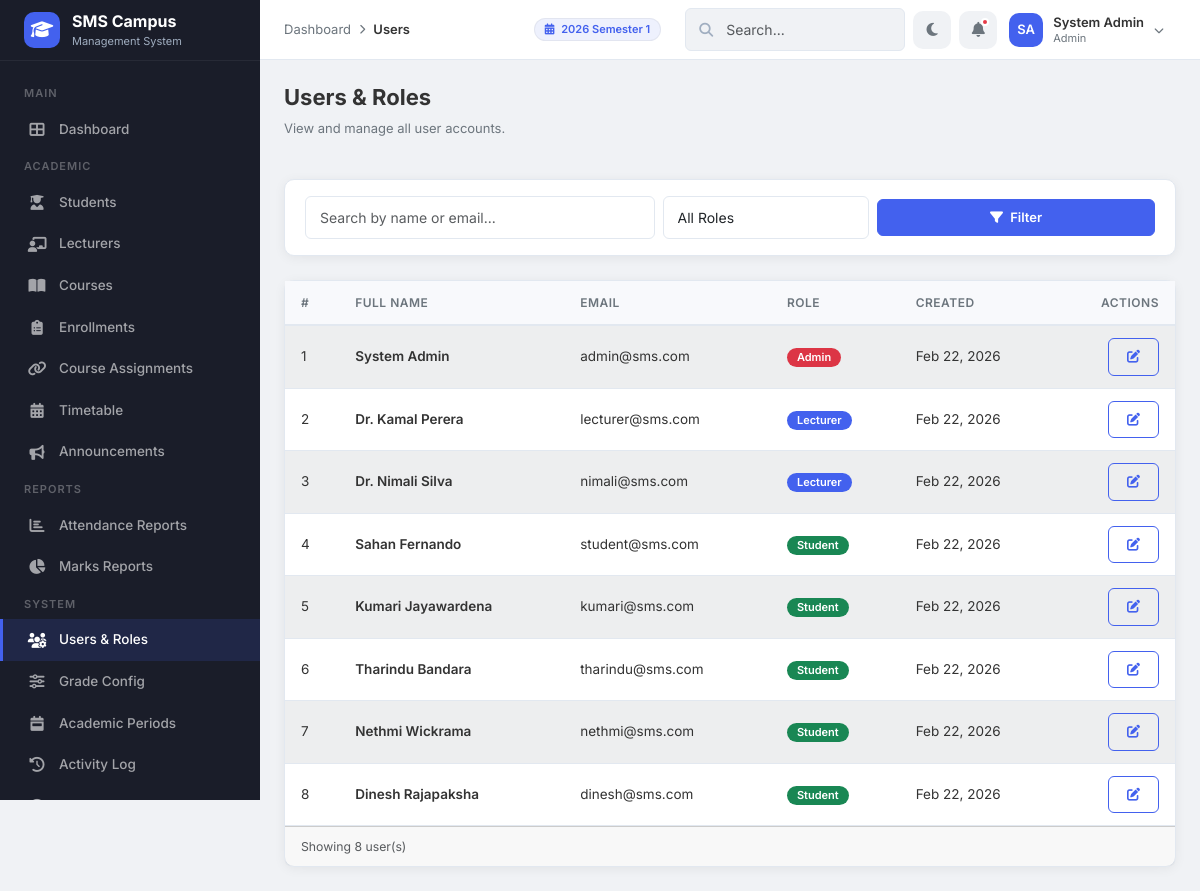
The app's page /modules/users/index.php (signed in) with its own data.
### tables this page shows
CREATE TABLE IF NOT EXISTS `academic_periods` (
    `period_id`  INT(11)      NOT NULL AUTO_INCREMENT,
    `name`       VARCHAR(100) NOT NULL,
    `start_date` DATE         NOT NULL,
    `end_date`   DATE         NOT NULL,
    `is_current` TINYINT(1)   NOT NULL DEFAULT 0,
    PRIMARY KEY (`period_id`)
);

CREATE TABLE IF NOT EXISTS `users` (
    `id`         INT(11)      NOT NULL AUTO_INCREMENT,
    `full_name`  VARCHAR(100) NOT NULL,
    `email`      VARCHAR(100) NOT NULL,
    `password`   VARCHAR(255) NOT NULL,
    `role`       ENUM('admin','lecturer','student') NOT NULL DEFAULT 'student',
    `created_at` TIMESTAMP    NOT NULL DEFAULT CURRENT_TIMESTAMP,
    PRIMARY KEY (`id`),
    UNIQUE KEY `uk_users_email` (`email`)
);

### includes/helpers.php (called while the page is built, shortened)
<?php
function e($value) {
    return htmlspecialchars($value ?? '', ENT_QUOTES, 'UTF-8');
}
?>

### modules/users/index.php (the view, shortened to what this page needs)
<?php
require_once '../../includes/helpers.php';
require_once '../../config/db.php';
$search     = trim($_GET['search'] ?? '');
$sql = "SELECT * FROM users WHERE 1=1";
$params = [];
$sql .= " ORDER BY created_at DESC";
$stmt = $pdo->prepare($sql);
$stmt->execute($params);
$users = $stmt->fetchAll();
$breadcrumbs = [
    ['label' => 'Dashboard', 'url' => '../../dashboards/admin_dashboard.php'],
    ['label' => 'Users']
];
require_once '../../includes/header.php';
?>
<div class="page-header">
    <div><h1>Users & Roles</h1><p>View and manage all user accounts.</p></div>
</div>
<div class="card mb-4">
    <div class="card-body py-3">
        <form method="GET" class="row g-2 align-items-center">
            <div class="col-md-5">
                <input type="text" class="form-control" name="search" placeholder="Search by name or email..." value="<?php echo e($search); ?>">
            </div>
            <div class="col-md-3">
                <select class="form-select" name="role">
                    <option value="">All Roles</option>
                </select>
            </div>
            <div class="col-md-4 d-flex gap-2">
                <button type="submit" class="btn btn-primary flex-fill"><i class="fas fa-filter me-1"></i> Filter</button>
            </div>
        </form>
    </div>
</div>
<div class="card table-card">
    <div class="table-responsive">
        <table class="table table-striped table-hover mb-0">
            <thead><tr><th>#</th><th>Full Name</th><th>Email</th><th>Role</th><th>Created</th><th class="text-end">Actions</th></tr></thead>
            <tbody>
                <?php if (count($users) > 0): ?>
                    <?php foreach ($users as $u):
                        $roleBadge = match($u['role']) {
                            'admin' => 'bg-danger',
                            'lecturer' => 'bg-primary',
                            default => 'bg-success'
                        };
                    ?>
                    <tr>
                        <td><?php echo $u['id']; ?></td>
                        <td class="fw-600"><?php echo e($u['full_name']); ?></td>
                        <td><?php echo e($u['email']); ?></td>
                        <td><span class="badge <?php echo $roleBadge; ?>"><?php echo ucfirst($u['role']); ?></span></td>
                        <td><?php echo date('M d, Y', strtotime($u['created_at'])); ?></td>
                        <td class="text-end">
                            <a href="edit.php?id=<?php echo $u['id']; ?>" class="btn btn-sm btn-outline-primary" title="Edit"><i class="fas fa-edit"></i></a>
                        </td>
                    </tr>
                    <?php endforeach; ?>
                <?php endif; ?>
            </tbody>
        </table>
    </div>
    <?php if (count($users) > 0): ?>
    <div class="card-footer text-muted"><small>Showing <?php echo count($users); ?> user(s)</small></div>
    <?php endif; ?>
</div>
<?php require_once '../../includes/footer.php'; ?>

### includes/header.php (shortened to what this page needs)
<?php
if (!isset($hideSearch))   $hideSearch  = false;
if (!isset($isLoginPage)) $isLoginPage = false;
$_scriptPath = $_SERVER['SCRIPT_NAME'];
if (strpos($_scriptPath, '/dashboards/') !== false) {
    $assetBase = '../assets/';
} elseif (strpos($_scriptPath, '/modules/') !== false) {
    $assetBase = '../../assets/';
} else {
    $assetBase = 'assets/';
}
if (strpos($_scriptPath, '/dashboards/') !== false) {
    $includeBase = '../includes/';
} elseif (strpos($_scriptPath, '/modules/') !== false) {
    $includeBase = '../../includes/';
} else {
    $includeBase = 'includes/';
}
$userName   = $_SESSION['full_name'] ?? 'User';
$userRole   = $_SESSION['role'] ?? 'guest';
$nameParts  = explode(' ', $userName);
$_initials  = strtoupper(substr($nameParts[0], 0, 1));
if (count($nameParts) > 1) {
    $_initials .= strtoupper(substr(end($nameParts), 0, 1));
}
?>
<!DOCTYPE html>
<html lang="en">
<head>
    <link href="https://cdn.jsdelivr.net/npm/bootstrap@5.3.3/dist/css/bootstrap.min.css" rel="stylesheet">
    <link href="https://cdnjs.cloudflare.com/ajax/libs/font-awesome/6.5.1/css/all.min.css" rel="stylesheet">
    <link href="<?php echo $assetBase; ?>css/style.css" rel="stylesheet">
</head>
<body class="<?php echo $isLoginPage ? 'login-body' : ''; ?>">
<?php if (!$isLoginPage): ?>
    <?php require_once $includeBase . 'sidebar.php'; ?>
    <header class="topbar">
        <div class="topbar-left">
            <?php if (!empty($breadcrumbs)): ?>
            <div class="breadcrumb-nav">
                <?php foreach ($breadcrumbs as $i => $crumb): ?>
                    <?php if ($i > 0): ?><span class="separator"><i class="fas fa-chevron-right"></i></span><?php endif; ?>
                    <?php if (isset($crumb['url'])): ?>
                        <a href="<?php echo $crumb['url']; ?>"><?php echo htmlspecialchars($crumb['label']); ?></a>
                    <?php else: ?>
                        <span class="current"><?php echo htmlspecialchars($crumb['label']); ?></span>
                    <?php endif; ?>
                <?php endforeach; ?>
            </div>
            <?php endif; ?>
        </div>
        <div class="topbar-right">
            <div class="d-none d-md-flex align-items-center me-3" style="font-size: 13px;">
                <?php
                $currentPeriodName = 'No Active Period';
                if (isset($pdo)) {
                    try {
                        $cpStmt = $pdo->query("SELECT name FROM academic_periods WHERE is_current = 1 LIMIT 1");
                        if ($cp = $cpStmt->fetch()) {
                            $currentPeriodName = $cp['name'];
                        }
                    } catch (PDOException $e) {}
                }
                ?>
                <span class="badge" style="background:var(--primary-light); color:var(--primary); padding: 5px 10px; border: 1px solid rgba(0,0,0,0.05);"><i class="fas fa-calendar-alt me-1"></i> <?php echo htmlspecialchars($currentPeriodName); ?></span>
            </div>
            <?php if (!$hideSearch): ?>
            <div class="search-box d-none d-md-block" style="width:220px;">
                <i class="fas fa-search"></i>
                <input type="text" class="form-control form-control-sm" placeholder="Search...">
            </div>
            <?php endif; ?>
            <button class="topbar-icon-btn" id="darkModeToggle" title="Toggle Dark Mode">
                <i class="fas fa-moon"></i>
            </button>
            <button class="topbar-icon-btn" title="Notifications">
                <i class="fas fa-bell"></i>
                <span class="notification-dot"></span>
            </button>
            <div class="dropdown">
                <div class="user-dropdown" data-bs-toggle="dropdown" aria-expanded="false">
                    <div class="avatar-sm"><?php echo $_initials; ?></div>
                    <div class="user-meta d-none d-sm-block">
                        <div class="name"><?php echo htmlspecialchars($userName); ?></div>
                        <div class="role"><?php echo ucfirst($userRole); ?></div>
                    </div>
                    <i class="fas fa-chevron-down" style="font-size:10px; color:var(--text-muted);"></i>
                </div>
            </div>
        </div>
    </header>
    <main class="main-content">
<?php endif; ?>

### records on screen
academic_periods: name "2026 Semester 1"
users: id "1", full_name "System Admin", email "admin@sms.com", role "Admin", created_at "Feb 22, 2026"
users: id "2", full_name "Dr. Kamal Perera", email "lecturer@sms.com", role "Lecturer", created_at "Feb 22, 2026"
users: id "3", full_name "Dr. Nimali Silva", email "nimali@sms.com", role "Lecturer", created_at "Feb 22, 2026"
users: id "4", full_name "Sahan Fernando", email "student@sms.com", role "Student", created_at "Feb 22, 2026"
users: id "5", full_name "Kumari Jayawardena", email "kumari@sms.com", role "Student", created_at "Feb 22, 2026"
users: id "6", full_name "Tharindu Bandara", email "tharindu@sms.com", role "Student", created_at "Feb 22, 2026"
users: id "7", full_name "Nethmi Wickrama", email "nethmi@sms.com", role "Student", created_at "Feb 22, 2026"
users: id "8", full_name "Dinesh Rajapaksha", email "dinesh@sms.com", role "Student", created_at "Feb 22, 2026"

### other values on screen
$crumb['label'] "Dashboard"
$crumb['label'] "Users"
$_initials "SA"
$userName "System Admin"
$userRole "Admin"
count($users) "8"
